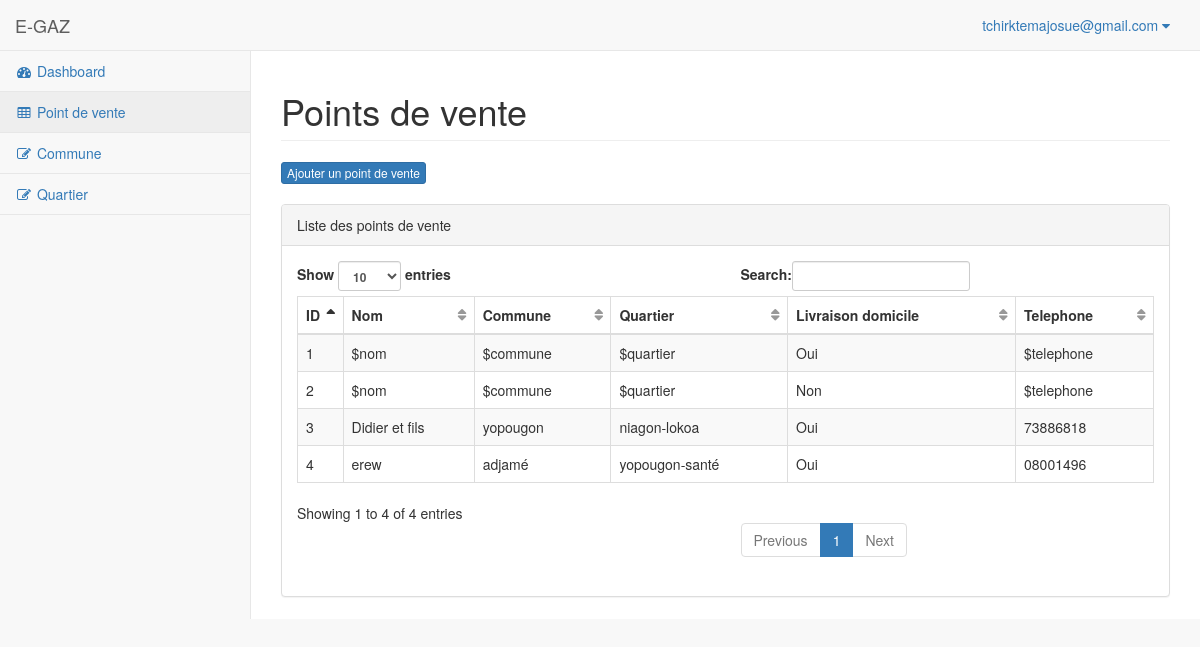
/dashboard/point-de-vente.php (signed in), run on the app's committed database.
### tables this page shows
CREATE TABLE `point_de_vente` (
  `id` int(11) NOT NULL,
  `nom` varchar(255) NOT NULL,
  `telephone` varchar(255) NOT NULL,
  `quartier` varchar(255) NOT NULL,
  `commune` varchar(255) NOT NULL,
  `livraison` int(1) NOT NULL,
  `longitude` float DEFAULT NULL,
  `latitude` float DEFAULT NULL,
  `date_create` date NOT NULL,
  `description` text NOT NULL
);

### dashboard/point-de-vente.php (called while the page is built, shortened)
<?php
   include '../config/database.php';
   $query = "SELECT * FROM point_de_vente";
   $results = mysqli_query($db,$query);
 ?>
<?php include 'views/point-de-vente.views.php'; ?>

### dashboard/views/point-de-vente.views.php (the view, shortened to what this page needs)
<?php include 'partials/_header.php'; ?>
<div id="wrapper">
  <?php include 'partials/_sidebar.php'; ?>
  <div id="page-wrapper">
            <div class="row">
                <div class="col-lg-12">
                    <h1 class="page-header">Points de vente</h1>
                    <a href="point-de-vente-form.php" class="btn btn-primary btn-xs">Ajouter un point de vente</a>
                </div>
            </div>
            <br>
            <div class="row">
                <div class="col-lg-12">
                    <div class="panel panel-default">
                        <div class="panel-heading">
                            Liste des points de vente
                        </div>
                        <div class="panel-body">
                                <table width="100%" class="table table-striped table-bordered table-hover" id="dataTables-example">
                                    <thead>
                                        <tr>
                                            <th>ID</th>
                                            <th>Nom</th>
                                            <th>Commune</th>
                                            <th>Quartier</th>
                                            <th>Livraison domicile</th>
                                            <th>Telephone</th>
                                        </tr>
                                    </thead>
                                    <?php if (mysqli_num_rows($results) > 0) : ?>
                                      <tbody>
                                        <?php while ($row = $results -> fetch_assoc()): ?>
                                          <tr class="gradeA">
                                             <td><?php echo $row['id']; ?></td>
                                              <td><?php echo $row['nom']; ?></td>
                                              <td><?php echo $row['commune']; ?> </td>
                                              <td><?php echo $row['quartier']; ?></td>
                                              <td class="center">
                                                <?php
                                                  if($row['livraison']=='1'){
                                                      echo "Oui";
                                                  } else {
                                                    echo "Non";
                                                  }
                                                ?>
                                              </td>
                                              <td class="center"><?php echo $row['telephone']; ?></td>
                                          </tr>
                                        <?php  endwhile ?>
                                    </tbody>
                                    <?php endif; ?>
                                </table>
                        </div>
                    </div>
                </div>
            </div>
</div>

### dashboard/assets/css/sb-admin-2.css (style rules this page uses)
body { background-color: #f8f8f8; }
#wrapper { width: 100%; }
#page-wrapper { padding: 0 15px; min-height: 568px; background-color: white; }
@media (min-width: 768px) { #page-wrapper { position: inherit; margin: 0 0 0 250px; padding: 0 30px; border-left: 1px solid #e7e7e7; } }
table.dataTable thead .sorting, table.dataTable thead .sorting_asc, table.dataTable thead .sorting_desc, table.dataTable thead .sorting_asc_disabled, table.dataTable thead .sorting_desc_disabled { background: transparent; }
table.dataTable thead .sorting_asc:after { content: "\f0de"; float: right; font-family: fontawesome; }
table.dataTable thead .sorting:after { content: "\f0dc"; float: right; font-family: fontawesome; color: rgba(50, 50, 50, 0.5); }

### data on the page
point_de_vente: id "1", nom "$nom", commune "$commune", quartier "$quartier", livraison "Oui", telephone "$telephone"
point_de_vente: id "2", nom "$nom", commune "$commune", quartier "$quartier", livraison "Non", telephone "$telephone"
point_de_vente: id "3", nom "Didier et fils", commune "yopougon", quartier "niagon-lokoa", livraison "Oui", telephone "73886818"
point_de_vente: id "4", nom "erew", commune "adjamé", quartier "yopougon-santé", livraison "Oui", telephone "08001496"

### other printed values
$_SESSION['gerant_username'] "tchirktemajosue@gmail.com"
